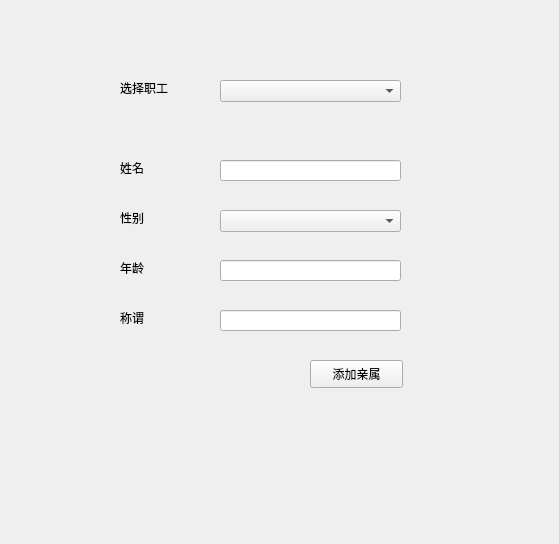
<?xml version="1.0" encoding="UTF-8"?>
<ui version="4.0">
 <class>AddRelativeForWorker</class>
 <widget class="QWidget" name="AddRelativeForWorker">
  <property name="geometry">
   <rect>
    <x>0</x>
    <y>0</y>
    <width>559</width>
    <height>544</height>
   </rect>
  </property>
  <property name="windowTitle">
   <string>添加亲属</string>
  </property>
  <widget class="QLabel" name="worker_label">
   <property name="geometry">
    <rect>
     <x>120</x>
     <y>80</y>
     <width>72</width>
     <height>15</height>
    </rect>
   </property>
   <property name="text">
    <string>选择职工</string>
   </property>
  </widget>
  <widget class="QComboBox" name="chooseWorkerBox">
   <property name="geometry">
    <rect>
     <x>220</x>
     <y>80</y>
     <width>181</width>
     <height>22</height>
    </rect>
   </property>
  </widget>
  <widget class="QLabel" name="relative_gender_label">
   <property name="geometry">
    <rect>
     <x>120</x>
     <y>210</y>
     <width>72</width>
     <height>15</height>
    </rect>
   </property>
   <property name="text">
    <string>性别</string>
   </property>
  </widget>
  <widget class="QLineEdit" name="relativeNameEdit">
   <property name="geometry">
    <rect>
     <x>220</x>
     <y>160</y>
     <width>181</width>
     <height>21</height>
    </rect>
   </property>
  </widget>
  <widget class="QLabel" name="relative_age_label">
   <property name="geometry">
    <rect>
     <x>120</x>
     <y>260</y>
     <width>72</width>
     <height>15</height>
    </rect>
   </property>
   <property name="text">
    <string>年龄</string>
   </property>
  </widget>
  <widget class="QLabel" name="relative_name_label">
   <property name="geometry">
    <rect>
     <x>120</x>
     <y>160</y>
     <width>72</width>
     <height>15</height>
    </rect>
   </property>
   <property name="text">
    <string>姓名</string>
   </property>
  </widget>
  <widget class="QLineEdit" name="relativeAgeEdit">
   <property name="geometry">
    <rect>
     <x>220</x>
     <y>260</y>
     <width>181</width>
     <height>21</height>
    </rect>
   </property>
  </widget>
  <widget class="QLabel" name="relative_appellation_label">
   <property name="geometry">
    <rect>
     <x>120</x>
     <y>310</y>
     <width>72</width>
     <height>15</height>
    </rect>
   </property>
   <property name="text">
    <string>称谓</string>
   </property>
  </widget>
  <widget class="QLineEdit" name="relativeAppellationEdit">
   <property name="geometry">
    <rect>
     <x>220</x>
     <y>310</y>
     <width>181</width>
     <height>21</height>
    </rect>
   </property>
  </widget>
  <widget class="QPushButton" name="addButton">
   <property name="geometry">
    <rect>
     <x>310</x>
     <y>360</y>
     <width>93</width>
     <height>28</height>
    </rect>
   </property>
   <property name="text">
    <string>添加亲属</string>
   </property>
  </widget>
  <widget class="QLabel" name="alertlabel">
   <property name="geometry">
    <rect>
     <x>230</x>
     <y>410</y>
     <width>72</width>
     <height>15</height>
    </rect>
   </property>
   <property name="text">
    <string/>
   </property>
  </widget>
  <widget class="QComboBox" name="RelativeGendercomboBox">
   <property name="geometry">
    <rect>
     <x>220</x>
     <y>210</y>
     <width>181</width>
     <height>22</height>
    </rect>
   </property>
  </widget>
 </widget>
 <resources/>
 <connections/>
</ui>
